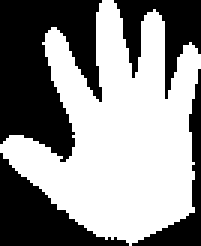
//> input picture gesture-recognition/runFolder/test-segmented-5-2-wristless.bmp, 67 x 82 px (shown 3 times larger)
$ ./rotateHandTest   (built with g++ and OpenCV 4)
//> lines starting //> are read from the running program, lines starting //| are printed output that depends on the picture; after the words box and inside, x2 and y2 are one past the last pixel; in counts of white or black regions, pixels touching at a corner belong together
### gesture-recognition/Pfisher.h
/*
 * File:   Pfisher.h
 * Author: Admin
 *
 * Created on 1 décembre 2012, 11:33
 */

#ifndef PFISHER_H
#define	PFISHER_H

#include <pandore.h>
using namespace pandore;

void PFisherbis( int histo[], int nbclass, int seuil[] );
Errc PFisher_( const Img2duc &ims, Img2duc &imd, Uchar minval, long nbclass );

#endif	/* PFISHER_H */

### gesture-recognition/convert.h
/*
 * File:   convert.hpp
 * Author: Quentin Dorléat
 *
 * Created on 25 novembre 2012, 16:50
 */

#ifndef CONVERT_HPP
#define	CONVERT_HPP

#include <stdio.h>
#include <vector>

#include "opencv2/imgproc/imgproc.hpp"
#include "opencv2/highgui/highgui.hpp"
#include "opencv2/imgproc/imgproc_c.h"
#include "opencv2/legacy/compat.hpp"

#include "utilsFunctions.h"
#include "pandore.h"

using namespace cv;
using namespace pandore;

/*
 * These functions are operators convertors betwenn pandore Img2duc format
 * and OpenCV Mat format
 */

Mat _PanToMat(const Img2duc &ims);
Img2duc _MatToPan(const Mat &matrix);

/*
 * This function allows to switch between Mat and IplImage OpenCV formats.
 */

Mat IplToMat(IplImage &src);

#endif	/* CONVERT_HPP */

### gesture-recognition/pClearHand.h
/*
 * File:   pClearHand.hpp
 * Author: Alexis
 *
 * Created on 21 novembre 2012, 14:00
 */

#ifndef PCLEARHAND_HPP
#define	PCLEARHAND_HPP

#include <stdio.h>
#include <pandore.h>
#include <vector>
#include <iostream>

#include "opencv2/imgproc/imgproc.hpp"
#include "opencv2/highgui/highgui.hpp"
#include "opencv2/imgproc/imgproc_c.h"
#include "opencv2/legacy/compat.hpp"

#define _WHITE 255
#define _BLACK 0
#define PRECISION 5
#define LOOP 3

using namespace cv;

// Test color of a given pixel
inline void testBLACK(Mat & ims, cv::Point2d& cursor, int & counter);

// This function deletes scatters pixels. It cleans and erodes an hand.
void clearHand(Mat& imd);

#endif	/* PCLEARHAND_HPP */

### gesture-recognition/paramsClassifieurs.h
/*
 * File:   paramsClassifieurs.h
 * Author: VIRTUAL_BUG
 *
 * Created on 27 novembre 2012, 16:07
 */

#ifndef PARAMSCLASSIFIEURS_H
#define	PARAMSCLASSIFIEURS_H
#include <string>
using namespace std;


//chemin vers le dossier contenant les images de la base^(dossier Images/ClassImages/ sur le dropbox
static string pathBase = "./ClassImages/";

const static int NB_CLASSES = 6;
const static int NB_PROFILES = 5;


#endif	/* PARAMSCLASSIFIEURS_H */

### gesture-recognition/LoadYML.h
/*
 * File:   LoadYML.h
 * Author: Pierre
 *
 * Created on 26 novembre 2012, 19:07
 */

#ifndef LOADYML_H
#define	LOADYML_H

#include "opencv2/highgui/highgui.hpp"

IplImage * loadYml(const char * filename);

#endif	/* LOADYML_H */

### gesture-recognition/Segmentation.h
/*
 * File:   Segmentation.h
 * Author: Quentin
 *
 * Created on 1 décembre 2012, 15:19
 */

#ifndef SEGMENTATION_H
#define	SEGMENTATION_H

#include "opencv2/imgproc/imgproc.hpp"
#include "opencv2/highgui/highgui.hpp"
#include "opencv2/imgproc/imgproc_c.h"
#include "opencv2/legacy/compat.hpp"

using namespace cv;

/*
 * Fisher Thresholding and
 * Segment an image from source and save it on destination
 */
void Segment(const Mat& source, Mat& destination);

/* Same function as Segment, but, it clean the image before
 * Fisher and segmentation. (Scatters pixels which are harmful for histogram
 * equalizarion are deleted).
 */
void specialSegmentation(const Mat& source, Mat& destination);

/*
 * Inverse a binary image
 */
void inverse(Mat& matrix);

/*
 * Normalize an gray scaled image
 */
void normalize(Mat& ims);

#endif	/* SEGMENTATION_H */

### gesture-recognition/ClassifierParameters.h
/*
 * File:   ClassifierParameters.h
 * Author: Alexis
 *
 * Created on 26 novembre 2012, 07:55
 */

#ifndef CLASSIFIERPARAMETERS_H
#define	CLASSIFIERPARAMETERS_H

#define HAND_PIXEL_VALUE 1
#define BACKGROUND_PIXEL_VALUE 0

#endif	/* CLASSIFIERPARAMETERS_H */

### gesture-recognition/HandDirection.h
/*
 * File:   HandDirection.h
 * Author: Alexis
 *
 * Created on 24 novembre 2012, 08:45
 */

#ifndef HANDDIRECTION_H
#define	HANDDIRECTION_H

#include <utility>
#include <iostream>
#include "opencv2/opencv.hpp"

#include "ClassifierParameters.h"

using namespace cv;

/**
 * Returns the position of the pixels belonging to the hand as a 2xn matrix,
 * where columns are pixel coordinates. Assumes that the hand image is integer
 * valued, with HAND_PIXEL_VALUE (defined in ClassifierParameters.h at the moment)
 * for the hand pixels.
 *
 * @param segmentedHand the segmented, cropped and binarized hand image.
 * @return a 2 lines matrix where columns are hand pixels coordinates.
 */
cv::Mat handPixels(const cv::Mat &segmentedHand);

/**
 * Computes the direction of the hand using principal component
 * analysis. Returns the 2 eigenvectors of the covariance matrix
 * of the hand pixels. Does not guarantee the direction of the fingers,
 * the returned vector can point the other way, but it should be colinear
 *
 *
 * @param segmentedHand the segmented, cropped and binarized hand
 * @return direction vectors of the hand.
 */
std::pair < cv::Mat,cv::Mat > handDirection(const cv::Mat &segmentedHand);

/**
 * Estimates the center of the palm by first eroding the hand with a kernel
 * large enough to remove fingers, then computing the center of mass of what
 * remains (hopefully the palm). If the erosion leaves no white pixels on the
 * image, this function returns (-1,-1).
 *
 * @param segmentedHand the hand for which we want to estimate the palm center.
 * @param maxFingerWidth maximum width of a finger
 * @return an estimation of the center of mass of the palm.
 */
Point2f estimatePalmCenter(const Mat &segmentedHand, int maxFingerWidth);

/**
 * Computes the mass center of the hand by computing the mean of the hand
 * pixel positions. When passed an empty image (with no white pixels), this
 * function returns (-1,-1).
 *
 * @param segmentedHand hand to compute the mass center for.
 * @return the mass center of the hand.
 */
Point2f computeMassCenter(const Mat &segmentedHand);

#endif	/* HANDDIRECTION_H */

### gesture-recognition/utilsFunctions.h
/*
 * File:   utilsFunctions.h
 * Author: VIRTUAL_BUG
 *
 * Created on 24 novembre 2012, 14:31
 */
#ifndef UTILSFUNCTIONS_H
#define	UTILSFUNCTIONS_H

#include "opencv2/imgproc/imgproc.hpp"
#include "opencv2/highgui/highgui.hpp"
#include "opencv2/imgproc/imgproc_c.h"
#include "opencv2/legacy/compat.hpp"

#include <iostream>
#include <dirent.h>

using namespace cv;
using namespace std;


void calcHist(IplImage * img);
void calculBounds(Mat img, int &xMin, int &xMax, int &yMin, int &yMax);
void extractSubimageFromBounds(Mat img, Mat &dest, int xMin, int xMax, int yMin, int yMax);
void binarize(Mat &img, int seuil, bool invert);
Mat IplToMat(IplImage &src);
float * horizontalProfiling(Mat img);
void convertAllYMLImageFromPath();
Mat extractHandFromBMPFile(string filename);
Mat extractHandFromBinarizedMat(Mat &img);

Mat greyscale(Mat &img);

void readPath(vector< vector<string> > &base, string dir, string fileExtension);
IplImage * MatToIpl(Mat &src);
void binarizeFile(string path, int seuil);

void readPath2(vector< vector<string> > &base, vector< int >&classCorrespondances, string dir, string fileExtension);

int getMaxIndexFromTab(float * tab, int size);

//distance euclidienne entre deux vecteurs de taille égale
float distanceBetweenVectors(float * vec1, float * vec2, int size);


#endif	/* UTILSFUNCTIONS_H */

### gesture-recognition/Crop.h
/*
 * File:   Crop.h
 * Author: Alexis
 *
 * Created on 30 novembre 2012, 08:58
 */

#ifndef CROP_H
#define	CROP_H

#include "opencv2/opencv.hpp";

using namespace cv;

/**
 * Crops a segmented hand image so it only includes its
 * bounding box.
 *
 * @param segmentedHand segmented, binarized hand
 * @param croppedHand output cropped hand
 */
void crop(Mat &segmentedHand, Mat &croppedHand);

#endif	/* CROP_H */

### gesture-recognition/rotateHand.h
/*
 * File:   rotateHand.h
 * Author: VIRTUAL_BUG
 *
 * Created on 29 novembre 2012, 11:51
 */

#ifndef ROTATEHAND_H
#define	ROTATEHAND_H

#include "opencv2/imgproc/imgproc.hpp"
#include "opencv2/highgui/highgui.hpp"
#include "opencv2/imgproc/imgproc_c.h"
#include "opencv2/legacy/compat.hpp"

using namespace cv;
using namespace std;


void rotateHand(const Mat &segmentedHand, Mat &rotatedHand, double angle) ;
Mat redressHandFromBinarySegmentedImage(Mat hand, int handPxValue);
void translate(int x, int y, const Mat &src, Mat &dest);


#endif	/* ROTATEHAND_H */

### gesture-recognition/HandDirection.cpp
/*
 * File:   HandDirection.cpp
 * Author: Alexis
 *
 * Created on 24 novembre 2012, 08:45
 */

#include "HandDirection.h"

using namespace std;
using namespace cv;

Mat handPixelsWithPixelValue(const Mat &segmentedHand, int handPixelValue) {
    int numberOfHandPixels = countNonZero(segmentedHand);
    Mat handPixelsMatrix(2, numberOfHandPixels, CV_32S);
    int currentHandPixel = 0;

    for (int i = 0; i < segmentedHand.rows; i++) {
        for (int j = 0; j < segmentedHand.cols; j++) {
            int pixelValue = segmentedHand.at<int>(i,j);

            if (pixelValue == handPixelValue) {
                handPixelsMatrix.at<int>(0, currentHandPixel) = i;
                handPixelsMatrix.at<int>(1, currentHandPixel) = j;
                currentHandPixel++;
            }
        }
    }

    handPixelsMatrix = handPixelsMatrix.colRange(0, currentHandPixel);

    return handPixelsMatrix;
}

Mat handPixels(const Mat &segmentedHand) {
    return handPixelsWithPixelValue(segmentedHand, HAND_PIXEL_VALUE);
}

std::pair < cv::Mat,cv::Mat > handDirectionWithPixelValue(
        const cv::Mat &segmentedHand, int handPixelValue) {
    Mat handPixelsMatrix = Mat_<float>(handPixelsWithPixelValue(Mat_<int>(segmentedHand),handPixelValue));
    PCA handPCA;
    handPCA(handPixelsMatrix, Mat(), CV_PCA_DATA_AS_COL);
    Mat eigenVectors = handPCA.eigenvectors.clone();
    std::pair < Mat, Mat > separatedEigenVectors(eigenVectors.row(0), eigenVectors.row(1));

    return separatedEigenVectors;
}

std::pair < Mat,Mat > handDirection(const Mat &segmentedHand) {
    return handDirectionWithPixelValue(segmentedHand, HAND_PIXEL_VALUE);
}

// [22 lines left out: functions estimatePalmCenter, computeMassCenter, not called in this run]

### gesture-recognition/Crop.cpp
/*
 * File:   Crop.cpp
 * Author: Alexis
 *
 * Created on 30 novembre 2012, 08:58
 */

#include "Crop.h"

void crop(Mat &segmentedHand, Mat &croppedHand) {
    // code taken from
    // http://stackoverflow.com/questions/3669611/bounding-box-using-opencv
    vector<vector<Point> > v;
    // Finds contours
    findContours(segmentedHand,v,CV_RETR_LIST,CV_CHAIN_APPROX_NONE);

    // Finds the contour with the largest area
    int area = 0;
    int idx;
    for(int i=0; i<v.size();i++) {
        if(area < v[i].size())
            idx = i;
    }

    // Calculates the bounding rect of the largest area contour
    Rect rect = boundingRect(v[idx]);
    getRectSubPix(
        segmentedHand,
        rect.size(),
        Point2f(rect.x + rect.width/2.0, rect.y + rect.height/2.0),
        croppedHand);
}

### gesture-recognition/rotateHand.cpp

#include "opencv2/imgproc/imgproc.hpp"
#include "opencv2/highgui/highgui.hpp"
#include "opencv2/imgproc/imgproc_c.h"
#include "opencv2/legacy/compat.hpp"

#include "HandDirection.h"
#include "utilsFunctions.h"

#include "rotateHand.h"

using namespace cv;
using namespace std;


/*int main()
 {
        Mat hand = extractHandFromBMPFile("F:/iut/utbm/S5/projetIN52-54/ClassImages/2/0b1.bmp");
 *      // le 255 correspond à la valeur des pixels constitutifs de la main dans l'image source
        Mat rotatedHand = redressHandFromBinarySegmentedImage(hand, 255);
 }**/


/**
 * translate image
 * @param x = cols
 * @param y = rows
 * @param src
 * @param dest
 */
void translate(int x, int y, const Mat &src, Mat &dest)
{
    int chanel =1;
    int w = src.cols;
    int h = src.rows;

    /*cout << "x=" << x << " y="<< y << endl;
    cout << "dest.cols=" << dest.cols << " dest.rows="<< dest.rows << endl;
    cout << "idMax = " << dest.cols*dest.rows << endl;*/

    //initialize dest with black
    uchar * ptr = dest.datastart;
    while(ptr!= dest.datalimit)
    {
        *(ptr++) = 0;
    }

    for(int ligne=0; ligne<src.rows; ligne++)
    {
        for(int col=0; col<src.cols; col++)
        {
            dest.data[(ligne+y)*dest.cols*chanel + (col+x)*chanel] = src.data[ligne*w*chanel+col*chanel];
        }
    }
    /*namedWindow("translated");
    imshow("translated", dest);*/
}


//effectue une rotation de l'image
/**
 *
 * @param segmentedHand l'image à rotater
 * @param rotatedHand   l'image rotatée
 * @param angle         l'angle en radian
 */
void rotateHand(const Mat &segmentedHand, Mat &rotatedHand, double angle)
{
    int diag = ceil(sqrt(segmentedHand.rows*segmentedHand.rows + segmentedHand.cols*segmentedHand.cols));
    Mat intermediaire = Mat_<unsigned char>(diag+1, diag+1);
    translate( (diag-segmentedHand.cols)/2, (diag-segmentedHand.rows)/2, segmentedHand, intermediaire);


    Mat rotation = getRotationMatrix2D(Point(diag/2, diag/2), angle*180.0/M_PI, 1);
    warpAffine(intermediaire, rotatedHand, rotation, Size(diag,diag));
}


//prends en entrée la main segmentée, avec les px de la main valant handPxValue
// [33 lines left out: function redressHandFromBinarySegmentedImage, not called in this run]

### gesture-recognition/tests/rotateHandTest.cpp
/*
 * File:   rotateHandTest.cpp
 * Author: Alexis
 *
 * Created on 30 nov. 2012, 08:30:16
 */
#define _USE_MATH_DEFINES
#include <math.h>
#include <stdlib.h>
#include <iostream>
#include "opencv2/opencv.hpp"

#include "rotatehand.h"
#include "crop.h"
#include "utilsFunctions.h"
#include "handDirection.h"

/*
 * Simple C++ Test Suite
 */

int main(int argc, char** argv) {
    Mat segmentedHandRGB = imread("./runFolder/test-segmented-5-2-wristless.bmp");
//> segmentedHandRGB is the input picture: 82 rows x 67 cols, CV_8UC3; 55.4% white; 4 black regions, box (x1, y1, x2, y2) and area: (0, 0, 34, 54) 1214, (0, 51, 43, 82) 551, (38, 0, 67, 33) 411, (44, 23, 67, 82) 273
    vector<Mat> rgbPlanes;
    split(segmentedHandRGB, rgbPlanes);
    Mat segmentedHandGray = rgbPlanes[0];
    Mat segmentedHandBin = segmentedHandGray / 255;
    Mat rotatedHand;
    Mat croppedRotatedHand;
    pair<Mat,Mat> directions = handDirection(segmentedHandBin);
//> in handPixelsWithPixelValue, `int numberOfHandPixels = countNonZero(segmentedHand);`: numberOfHandPixels = 3045
//> the loop in handPixelsWithPixelValue, `for (int i = 0; i < segmentedHand.rows; i++)` made 82 passes
//> currentHandPixel on passes 1 to 12: 4, 10, 16, 24, 36, 50, 65, 82, 99, 118, 139, 162
    float angle = atan(directions.second.at<float>(0,1)/directions.second.at<float>(0,0));
//> angle = 1.49

    rotateHand(segmentedHandBin, rotatedHand, angle);
//> after the loop in translate, `while(ptr!= dest.datalimit)`: dest: 107 rows x 107 cols, CV_8UC1; every value is 0
//> after the loop in translate, `for(int ligne=0; ligne<src.rows; ligne++)`:
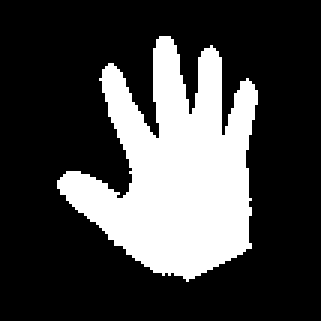
//> dest: 107 rows x 107 cols, CV_8UC1 (shown 3 times larger); values 0 (black) and 1 (white), 26.6% white; 1 white region, box (x1, y1, x2, y2) and area: (19, 12, 86, 94) 3045
//> in rotateHand, `Mat rotation = getRotationMatrix2D(Point(diag/2, diag/2), angle*180.0/..`: rotation = [[0.0818, 0.997, -4.16], [-0.997, 0.0818, 101.5]]
//> in rotateHand, `warpAffine(intermediaire, rotatedHand, rotation, Size(diag,diag));`:
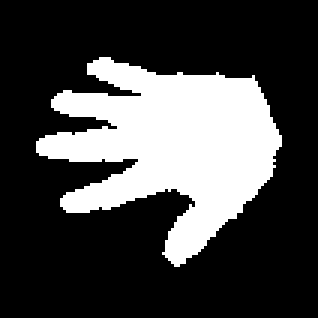
//> rotatedHand: 106 rows x 106 cols, CV_8UC1 (shown 3 times larger); values 0 (black) and 1 (white), 27.1% white; 1 white region
    crop(rotatedHand, croppedRotatedHand);
//> in crop, `findContours(segmentedHand,v,CV_RETR_LIST,CV_CHAIN_APPROX_NONE);`: v = 1 contour; box (x1, y1, x2, y2) and area: (12, 19, 94, 89) 2866
//> the loop in crop, `for(int i=0; i<v.size();i++)` made 1 pass
//> in crop, `Rect rect = boundingRect(v[idx]);`: rect = Rect(12, 19, 82, 70)
//> in crop, `getRectSubPix( segmentedHand, rect.size(), Point2f(rect.x + rect.width..`:
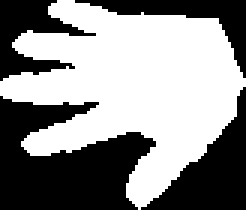
//> croppedHand: 70 rows x 82 cols, CV_8UC1 (shown 3 times larger); values 0 (black) and 1 (white), 55% white; 4 black regions, box (x1, y1, x2, y2) and area: (0, 32, 52, 70) 1245, (47, 29, 82, 70) 596, (0, 0, 32, 27) 381, (25, 0, 82, 26) 363

    namedWindow("Original");
    imshow("Original", segmentedHandBin * 255);
    namedWindow("Rotated");
    imshow("Rotated", croppedRotatedHand * 255);
    waitKey(0);

    return (EXIT_SUCCESS);
}
